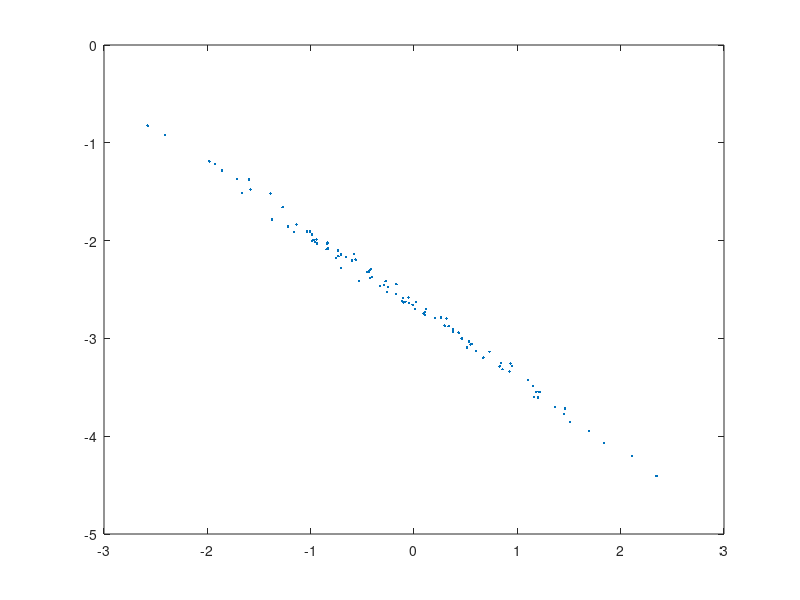

The MATLAB script that drew this image: (Note: this script raises an error after producing the figure.)
clear all;
close all;
clc;

randn('state', 1);

sigmal = 1;
sigmae = 0.05;
N=100;

%generate quadratic data
a = sigmal*randn();b = sigmal*randn();
x = randn(N,1);
A = [x,ones(N,1)];
e = sigmae*randn(N,1);
y = A*[b;a] + e;

plot(x,y,'.')

writetable(table(x,y),'linear_data.csv')
